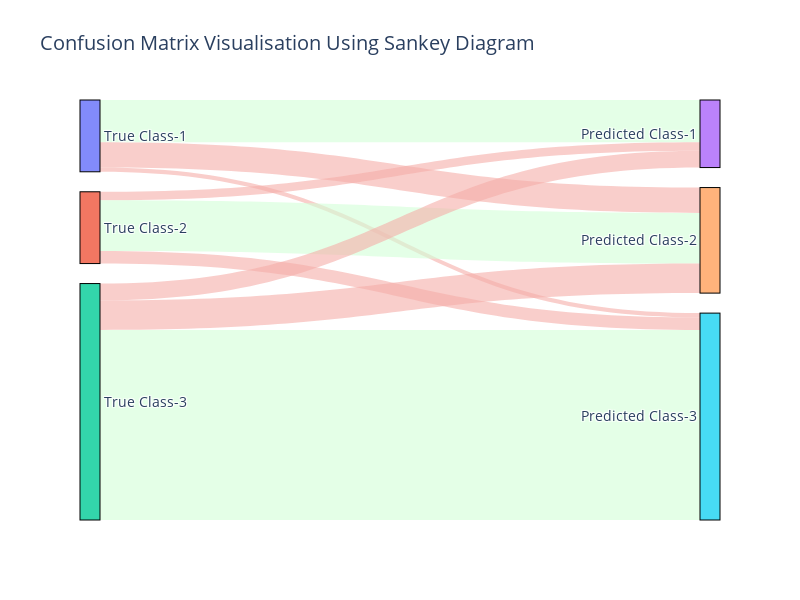

Notebook source saved alongside this figure:
### Code cell
confusion_matrix = np.array([[10, 6, 1],
                             [2, 12, 3],
                             [4, 7, 45]])

params = {'font_size': 14, 
          'width':     800, 
          'height':    600}

df, labels = tranform_confusion_matrix(confusion_matrix, ['Class-1', 'Class-2', 'Class-3']) 
plot_sankey_for_confusion_matrix(df, labels, params)

### Figure 1 — Plotly figure (JSON) as saved in the notebook; plotly's stock layout.template omitted (floating-point values rounded to 4 significant figures)
{"data": [{"link": {"color": ["rgba(211,255,216,0.6)", "rgba(245,173,168,0.6)", "rgba(245,173,168,0.6)", "rgba(245,173,168,0.6)", "rgba(211,255,216,0.6)", "rgba(245,173,168,0.6)", "rgba(245,173,168,0.6)", "rgba(245,173,168,0.6)", "rgba(211,255,216,0.6)"], "customdata": ["10 Class-1 instances correctly classified as Class-1", "6 Class-1 instances misclassified as Class-2", "1 Class-1 instances misclassified as Class-3", "2 Class-2 instances misclassified as Class-1", "12 Class-2 instances correctly classified as Class-2", "3 Class-2 instances misclassified as Class-3", "4 Class-3 instances misclassified as Class-1", "7 Class-3 instances misclassified as Class-2", "45 Class-3 instances correctly classified as Class-3"], "hovertemplate": "%{customdata}<extra></extra>", "source": [0, 0, 0, 1, 1, 1, 2, 2, 2], "target": [3, 4, 5, 3, 4, 5, 3, 4, 5], "value": [10, 6, 1, 2, 12, 3, 4, 7, 45]}, "node": {"hovertemplate": "%{label} has total %{value:d} instances<extra></extra>", "label": ["True Class-1", "True Class-2", "True Class-3", "Predicted Class-1", "Predicted Class-2", "Predicted Class-3"], "line": {"color": "black", "width": 1}, "pad": 20, "thickness": 20}, "type": "sankey"}], "layout": {"font": {"size": 14}, "height": 600, "title": {"text": "Confusion Matrix Visualisation Using Sankey Diagram"}, "width": 800}}
